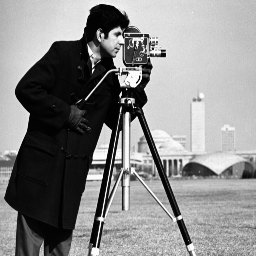
#> input picture Opdracht2/cameraman.png, 256 x 256 px
$ python exercise_3.py
#> lines starting #> are read from the running program, lines starting #| are printed output that depends on the picture
# Students: Ajit Jena & Lars Lokhoff
# Student id's: 5730066 & 10606165
# 24-02-2016
# This file outputs the convolved image of the cameraman
from pylab import imread, imshow, cm, show, arange, sqrt, pi, e
from scipy.ndimage import convolve1d


def main():
    s = 2.0
    m = gauss_1(s)

    img = imread('cameraman.png')
#> img is the input picture: shape (256, 256) float32; min 0, max 0.984, mean 0.538
    img2 = convolve1d(img, m, axis=0, mode='nearest')
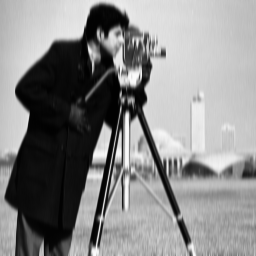
#> img2: shape (256, 256) float32; min 0.00396, max 0.984, mean 0.537
    img2 = convolve1d(img2, m, axis=1, mode='nearest')
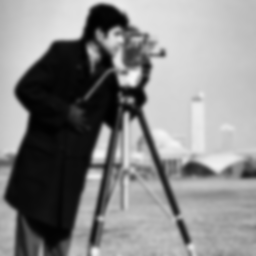
#> img2: shape (256, 256) float32; min 0.00575, max 0.963, mean 0.537
    imshow(img2, cmap=cm.gray)
    show()


# This function returns the guassian kernal
def gauss_1(s):
    #  Determine sample space where the sum of the kernell is more than 0.95
    sample = s * 6 + 1

    if(sample % 2 == 0):
        sample += 1

    half_sample = sample / 2

    x = arange(-half_sample, half_sample + 1)

    return g(x, s)


# Returns the guassian function
def g(x, s=2):
    return 1 / (sqrt(2 * pi) * s) * e**(-(x**2 / (2 * s**2)))


if __name__ == "__main__":
    main()
